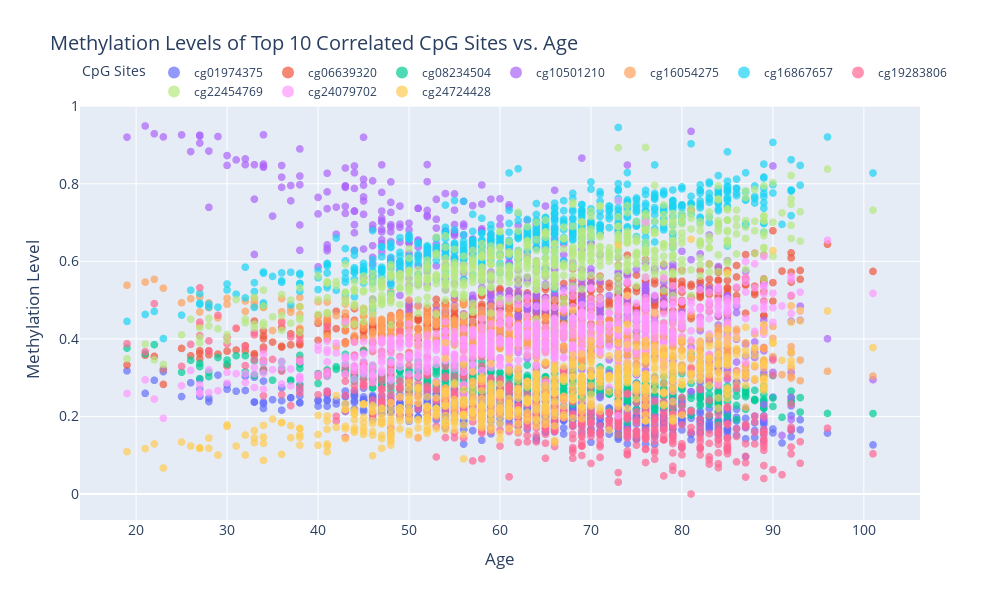

The notebook cell saved with this chart:
### Code cell
import plotly.express as px
# Assuming 'correlations' and 'merged_df' are already defined from previous steps

# Select top 5 positively and negatively correlated CpG sites
top_positive_cpgs = correlations.nlargest(5).index
top_negative_cpgs = correlations.nsmallest(5).index

# Combine the top CpG sites
top_cpgs = top_positive_cpgs.union(top_negative_cpgs)

# Prepare data in long format for Plotly
top_cpgs_long = merged_df.melt(
    id_vars=['age'],
    value_vars=top_cpgs,
    var_name='CpG Site',
    value_name='Methylation Level'
)

# Create the interactive scatter plot
fig = px.scatter(
    top_cpgs_long,
    x='age',
    y='Methylation Level',
    color='CpG Site',
    title='Methylation Levels of Top 10 Correlated CpG Sites vs. Age',
    labels={
        'age': 'Age',
        'Methylation Level': 'Methylation Level',
        'CpG Site': 'CpG Site'
    },
    width=1000,   # Adjusts the width of the plot
    height=600    # Adjusts the height of the plot
)

# Update marker size and opacity
fig.update_traces(
    marker=dict(size=8, opacity=0.7),
    selector=dict(mode='markers')
)

# Update layout for better visualization
fig.update_layout(
    font=dict(size=14),
    legend_title_font=dict(size=16),
    title_font=dict(size=20),
    legend=dict(
        itemsizing='constant',
        title='CpG Sites',
        font=dict(size=12),
        orientation='h',
        x=0,
        y=1.1
    )
)

# Show the interactive plot
fig.show()

### Figure 1 — Plotly figure (JSON) as saved in the notebook; plotly's stock layout.template omitted (floating-point values rounded to 4 significant figures; data arrays with more than 128 entries replaced by an {"elided": "..."} marker saying what was removed)
{"data": [{"hovertemplate": "CpG Site=cg01974375<br>Age=%{x}<br>Methylation Level=%{y}<extra></extra>", "legendgroup": "cg01974375", "marker": {"color": "#636efa", "opacity": 0.7, "size": 8, "symbol": "circle"}, "mode": "markers", "name": "cg01974375", "showlegend": true, "type": "scattergl", "x": {"elided": "656 int values"}, "xaxis": "x", "y": {"elided": "656 float values"}, "yaxis": "y"}, {"hovertemplate": "CpG Site=cg06639320<br>Age=%{x}<br>Methylation Level=%{y}<extra></extra>", "legendgroup": "cg06639320", "marker": {"color": "#EF553B", "opacity": 0.7, "size": 8, "symbol": "circle"}, "mode": "markers", "name": "cg06639320", "showlegend": true, "type": "scattergl", "x": {"elided": "656 int values"}, "xaxis": "x", "y": {"elided": "656 float values"}, "yaxis": "y"}, {"hovertemplate": "CpG Site=cg08234504<br>Age=%{x}<br>Methylation Level=%{y}<extra></extra>", "legendgroup": "cg08234504", "marker": {"color": "#00cc96", "opacity": 0.7, "size": 8, "symbol": "circle"}, "mode": "markers", "name": "cg08234504", "showlegend": true, "type": "scattergl", "x": {"elided": "656 int values"}, "xaxis": "x", "y": {"elided": "656 float values"}, "yaxis": "y"}, {"hovertemplate": "CpG Site=cg10501210<br>Age=%{x}<br>Methylation Level=%{y}<extra></extra>", "legendgroup": "cg10501210", "marker": {"color": "#ab63fa", "opacity": 0.7, "size": 8, "symbol": "circle"}, "mode": "markers", "name": "cg10501210", "showlegend": true, "type": "scattergl", "x": {"elided": "656 int values"}, "xaxis": "x", "y": {"elided": "656 float values"}, "yaxis": "y"}, {"hovertemplate": "CpG Site=cg16054275<br>Age=%{x}<br>Methylation Level=%{y}<extra></extra>", "legendgroup": "cg16054275", "marker": {"color": "#FFA15A", "opacity": 0.7, "size": 8, "symbol": "circle"}, "mode": "markers", "name": "cg16054275", "showlegend": true, "type": "scattergl", "x": {"elided": "656 int values"}, "xaxis": "x", "y": {"elided": "656 float values"}, "yaxis": "y"}, {"hovertemplate": "CpG Site=cg16867657<br>Age=%{x}<br>Methylation Level=%{y}<extra></extra>", "legendgroup": "cg16867657", "marker": {"color": "#19d3f3", "opacity": 0.7, "size": 8, "symbol": "circle"}, "mode": "markers", "name": "cg16867657", "showlegend": true, "type": "scattergl", "x": {"elided": "656 int values"}, "xaxis": "x", "y": {"elided": "656 float values"}, "yaxis": "y"}, {"hovertemplate": "CpG Site=cg19283806<br>Age=%{x}<br>Methylation Level=%{y}<extra></extra>", "legendgroup": "cg19283806", "marker": {"color": "#FF6692", "opacity": 0.7, "size": 8, "symbol": "circle"}, "mode": "markers", "name": "cg19283806", "showlegend": true, "type": "scattergl", "x": {"elided": "656 int values"}, "xaxis": "x", "y": {"elided": "656 float values"}, "yaxis": "y"}, {"hovertemplate": "CpG Site=cg22454769<br>Age=%{x}<br>Methylation Level=%{y}<extra></extra>", "legendgroup": "cg22454769", "marker": {"color": "#B6E880", "opacity": 0.7, "size": 8, "symbol": "circle"}, "mode": "markers", "name": "cg22454769", "showlegend": true, "type": "scattergl", "x": {"elided": "656 int values"}, "xaxis": "x", "y": {"elided": "656 float values"}, "yaxis": "y"}, {"hovertemplate": "CpG Site=cg24079702<br>Age=%{x}<br>Methylation Level=%{y}<extra></extra>", "legendgroup": "cg24079702", "marker": {"color": "#FF97FF", "opacity": 0.7, "size": 8, "symbol": "circle"}, "mode": "markers", "name": "cg24079702", "showlegend": true, "type": "scattergl", "x": {"elided": "656 int values"}, "xaxis": "x", "y": {"elided": "656 float values"}, "yaxis": "y"}, {"hovertemplate": "CpG Site=cg24724428<br>Age=%{x}<br>Methylation Level=%{y}<extra></extra>", "legendgroup": "cg24724428", "marker": {"color": "#FECB52", "opacity": 0.7, "size": 8, "symbol": "circle"}, "mode": "markers", "name": "cg24724428", "showlegend": true, "type": "scattergl", "x": {"elided": "656 int values"}, "xaxis": "x", "y": {"elided": "656 float values"}, "yaxis": "y"}], "layout": {"font": {"size": 14}, "height": 600, "legend": {"font": {"size": 12}, "itemsizing": "constant", "orientation": "h", "title": {"text": "CpG Sites"}, "tracegroupgap": 0, "x": 0, "y": 1.1}, "title": {"font": {"size": 20}, "text": "Methylation Levels of Top 10 Correlated CpG Sites vs. Age"}, "width": 1000, "xaxis": {"anchor": "y", "domain": [0, 1], "title": {"text": "Age"}}, "yaxis": {"anchor": "x", "domain": [0, 1], "title": {"text": "Methylation Level"}}}}
